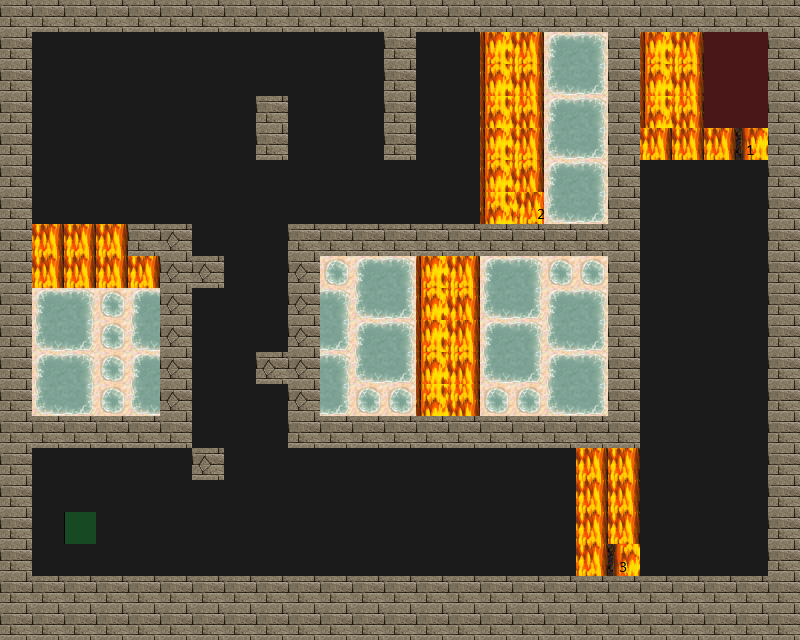

A level layout from a 2D game, rendered from its tile map. Below: a short description, then the map file with its tile-grid data intact:
An orthogonal 25x20 tile map with 32x32 px tiles, 4 tile layers (Road, Trap, Wall, Utility), 4 tilesets.

<map version="1.0" tiledversion="1.1.5" orientation="orthogonal" renderorder="right-down" width="25" height="20" tilewidth="32" tileheight="32" infinite="0" nextobjectid="1">
 <tileset firstgid="1" source="tilesets/meta.tsx" />
 <tileset firstgid="3" source="tilesets/road.tsx" />
 <tileset firstgid="4" source="tilesets/traps.tsx" />
 <tileset firstgid="196" source="tilesets/wallsandroofs.tsx" />
 <layer name="Road" width="25" height="20" locked="1">
  <data encoding="csv">
3,3,3,3,3,3,3,3,3,3,3,3,3,3,3,3,3,3,3,3,3,3,3,3,3,
3,3,3,3,3,3,3,3,3,3,3,3,3,3,3,3,3,3,3,3,3,3,3,3,3,
3,3,3,3,3,3,3,3,3,3,3,3,3,3,3,3,3,3,3,3,3,3,3,3,3,
3,3,3,3,3,3,3,3,3,3,3,3,3,3,3,3,3,3,3,3,3,3,3,3,3,
3,3,3,3,3,3,3,3,3,3,3,3,3,3,3,3,3,3,3,3,3,3,3,3,3,
3,3,3,3,3,3,3,3,3,3,3,3,3,3,3,3,3,3,3,3,3,3,3,3,3,
3,3,3,3,3,3,3,3,3,3,3,3,3,3,3,3,3,3,3,3,3,3,3,3,3,
3,3,3,3,3,3,3,3,3,3,3,3,3,3,3,3,3,3,3,3,3,3,3,3,3,
3,3,3,3,3,3,3,3,3,3,3,3,3,3,3,3,3,3,3,3,3,3,3,3,3,
3,3,3,3,3,3,3,3,3,3,3,3,3,3,3,3,3,3,3,3,3,3,3,3,3,
3,3,3,3,3,3,3,3,3,3,3,3,3,3,3,3,3,3,3,3,3,3,3,3,3,
3,3,3,3,3,3,3,3,3,3,3,3,3,3,3,3,3,3,3,3,3,3,3,3,3,
3,3,3,3,3,3,3,3,3,3,3,3,3,3,3,3,3,3,3,3,3,3,3,3,3,
3,3,3,3,3,3,3,3,3,3,3,3,3,3,3,3,3,3,3,3,3,3,3,3,3,
3,3,3,3,3,3,3,3,3,3,3,3,3,3,3,3,3,3,3,3,3,3,3,3,3,
3,3,3,3,3,3,3,3,3,3,3,3,3,3,3,3,3,3,3,3,3,3,3,3,3,
3,3,3,3,3,3,3,3,3,3,3,3,3,3,3,3,3,3,3,3,3,3,3,3,3,
3,3,3,3,3,3,3,3,3,3,3,3,3,3,3,3,3,3,3,3,3,3,3,3,3,
3,3,3,3,3,3,3,3,3,3,3,3,3,3,3,3,3,3,3,3,3,3,3,3,3,
3,3,3,3,3,3,3,3,3,3,3,3,3,3,3,3,3,3,3,3,3,3,3,3,3
</data>
 </layer>
 <layer name="Trap" width="25" height="20">
  <data encoding="csv">
0,0,0,0,0,0,0,0,0,0,0,0,0,0,0,0,0,0,0,0,0,0,0,0,0,
0,0,0,0,0,0,0,0,0,0,0,0,0,0,0,162,163,80,81,0,162,163,0,0,0,
0,0,0,0,0,0,0,0,0,0,0,0,0,0,0,178,179,96,97,0,178,179,0,0,0,
0,0,0,0,0,0,0,0,0,0,0,0,0,0,0,194,195,80,81,0,194,195,0,0,0,
0,0,0,0,0,0,0,0,0,0,0,0,0,0,0,162,163,96,97,0,163,163,163,160,0,
0,0,0,0,0,0,0,0,0,0,0,0,0,0,0,178,179,80,81,0,0,0,0,0,0,
0,0,0,0,0,0,0,0,0,0,0,0,0,0,0,194,161,96,97,0,0,0,0,0,0,
0,163,163,163,0,0,0,0,0,0,0,0,0,0,0,0,0,0,0,0,0,0,0,0,0,
0,163,163,163,163,163,0,0,0,62,62,80,81,162,163,80,81,62,62,0,0,0,0,0,0,
0,80,81,62,80,81,0,0,0,80,81,96,97,178,179,96,97,80,81,0,0,0,0,0,0,
0,96,97,62,96,97,0,0,0,96,97,80,81,162,163,80,81,96,97,0,0,0,0,0,0,
0,80,81,62,80,81,0,0,0,80,81,96,97,178,179,96,97,80,81,0,0,0,0,0,0,
0,96,97,62,96,97,0,0,0,96,97,62,62,194,195,62,62,96,97,0,0,0,0,0,0,
0,0,0,0,0,0,0,0,0,0,0,0,0,0,0,0,0,0,0,0,0,0,0,0,0,
0,0,0,0,0,0,0,0,0,0,0,0,0,0,0,0,0,0,163,163,0,0,0,0,0,
0,0,0,0,0,0,0,0,0,0,0,0,0,0,0,0,0,0,163,163,0,0,0,0,0,
0,0,0,0,0,0,0,0,0,0,0,0,0,0,0,0,0,0,163,163,0,0,0,0,0,
0,0,0,0,0,0,0,0,0,0,0,0,0,0,0,0,0,0,163,176,0,0,0,0,0,
0,0,0,0,0,0,0,0,0,0,0,0,0,0,0,0,0,0,0,0,0,0,0,0,0,
0,0,0,0,0,0,0,0,0,0,0,0,0,0,0,0,0,0,0,0,0,0,0,0,0
</data>
 </layer>
 <layer name="Wall" width="25" height="20">
  <data encoding="csv">
261,261,261,261,261,261,261,261,261,261,261,261,261,261,261,261,261,261,261,261,261,261,261,261,261,
261,0,0,0,0,0,0,0,0,0,0,0,261,0,0,0,0,0,0,261,0,0,0,0,261,
261,0,0,0,0,0,0,0,0,0,0,0,261,0,0,0,0,0,0,261,0,0,0,0,261,
261,0,0,0,0,0,0,0,261,0,0,0,261,0,0,0,0,0,0,261,0,0,0,0,261,
261,0,0,0,0,0,0,0,261,0,0,0,261,0,0,0,0,0,0,261,0,0,0,0,261,
261,0,0,0,0,0,0,0,0,0,0,0,0,0,0,0,0,0,0,261,0,0,0,0,261,
261,0,0,0,0,0,0,0,0,0,0,0,0,0,0,0,0,0,0,261,0,0,0,0,261,
261,0,0,0,261,264,0,0,0,261,261,261,261,261,261,261,261,261,261,261,0,0,0,0,261,
261,0,0,0,0,264,264,0,0,264,0,0,0,0,0,0,0,0,0,261,0,0,0,0,261,
261,0,0,0,0,264,0,0,0,264,0,0,0,0,0,0,0,0,0,261,0,0,0,0,261,
261,0,0,0,0,264,0,0,0,264,0,0,0,0,0,0,0,0,0,261,0,0,0,0,261,
261,0,0,0,0,264,0,0,264,264,0,0,0,0,0,0,0,0,0,261,0,0,0,0,261,
261,0,0,0,0,264,0,0,0,264,0,0,0,0,0,0,0,0,0,261,0,0,0,0,261,
261,261,261,261,261,261,0,0,0,261,261,261,261,261,261,261,261,261,261,261,0,0,0,0,261,
261,0,0,0,0,0,264,0,0,0,0,0,0,0,0,0,0,0,0,0,0,0,0,0,261,
261,0,0,0,0,0,0,0,0,0,0,0,0,0,0,0,0,0,0,0,0,0,0,0,261,
261,0,0,0,0,0,0,0,0,0,0,0,0,0,0,0,0,0,0,0,0,0,0,0,261,
261,0,0,0,0,0,0,0,0,0,0,0,0,0,0,0,0,0,0,0,0,0,0,0,261,
261,261,261,261,261,261,261,261,261,261,261,261,261,261,261,261,261,261,261,261,261,261,261,261,261,
261,261,261,261,261,261,261,261,261,261,261,261,261,261,261,261,261,261,261,261,261,261,261,261,261
</data>
 </layer>
 <layer name="Utility" width="25" height="20">
  <data encoding="csv">
0,0,0,0,0,0,0,0,0,0,0,0,0,0,0,0,0,0,0,0,0,0,0,0,0,
0,0,0,0,0,0,0,0,0,0,0,0,0,0,0,0,0,0,0,0,0,0,1,1,0,
0,0,0,0,0,0,0,0,0,0,0,0,0,0,0,0,0,0,0,0,0,0,1,1,0,
0,0,0,0,0,0,0,0,0,0,0,0,0,0,0,0,0,0,0,0,0,0,1,1,0,
0,0,0,0,0,0,0,0,0,0,0,0,0,0,0,0,0,0,0,0,0,0,0,0,0,
0,0,0,0,0,0,0,0,0,0,0,0,0,0,0,0,0,0,0,0,0,0,0,0,0,
0,0,0,0,0,0,0,0,0,0,0,0,0,0,0,0,0,0,0,0,0,0,0,0,0,
0,0,0,0,0,0,0,0,0,0,0,0,0,0,0,0,0,0,0,0,0,0,0,0,0,
0,0,0,0,0,0,0,0,0,0,0,0,0,0,0,0,0,0,0,0,0,0,0,0,0,
0,0,0,0,0,0,0,0,0,0,0,0,0,0,0,0,0,0,0,0,0,0,0,0,0,
0,0,0,0,0,0,0,0,0,0,0,0,0,0,0,0,0,0,0,0,0,0,0,0,0,
0,0,0,0,0,0,0,0,0,0,0,0,0,0,0,0,0,0,0,0,0,0,0,0,0,
0,0,0,0,0,0,0,0,0,0,0,0,0,0,0,0,0,0,0,0,0,0,0,0,0,
0,0,0,0,0,0,0,0,0,0,0,0,0,0,0,0,0,0,0,0,0,0,0,0,0,
0,0,0,0,0,0,0,0,0,0,0,0,0,0,0,0,0,0,0,0,0,0,0,0,0,
0,0,0,0,0,0,0,0,0,0,0,0,0,0,0,0,0,0,0,0,0,0,0,0,0,
0,0,2,0,0,0,0,0,0,0,0,0,0,0,0,0,0,0,0,0,0,0,0,0,0,
0,0,0,0,0,0,0,0,0,0,0,0,0,0,0,0,0,0,0,0,0,0,0,0,0,
0,0,0,0,0,0,0,0,0,0,0,0,0,0,0,0,0,0,0,0,0,0,0,0,0,
0,0,0,0,0,0,0,0,0,0,0,0,0,0,0,0,0,0,0,0,0,0,0,0,0
</data>
 </layer>
</map>
